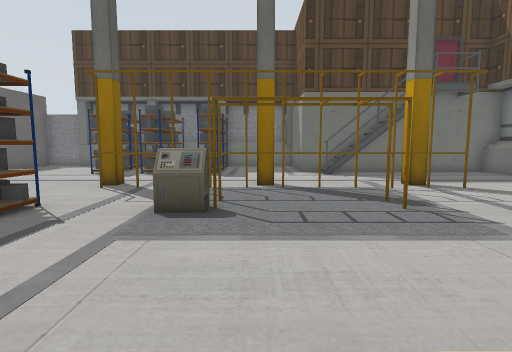
View 1 (above)

16 first-person views from a walk through a Gazebo world. The camera is 1.2 m above the floor, tilts 6° down and sees 80° across. The floor is counted in squares, 1 m on a side. Each view is taken from the middle of a square. On the plan, view 1 faces up. The plan holds only what a view shows up to about 13 squares ahead; the rest is blank. The robots in the file are not drawn. Some surface patterns are stand-ins.

View 2
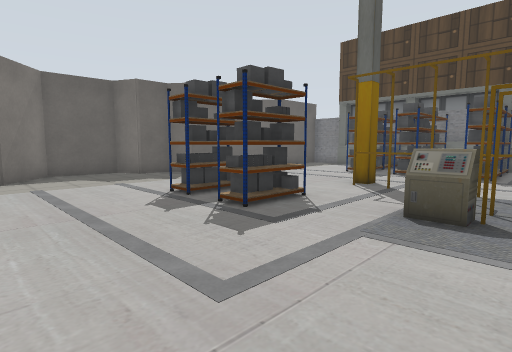

View 3
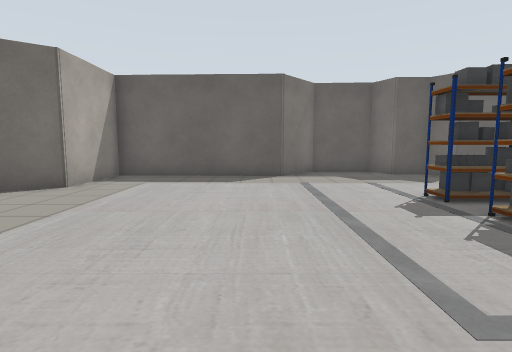

View 4
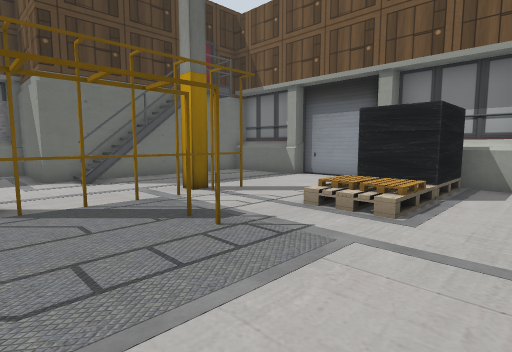

View 5
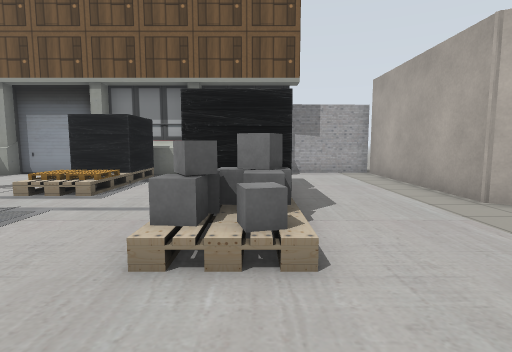

View 6
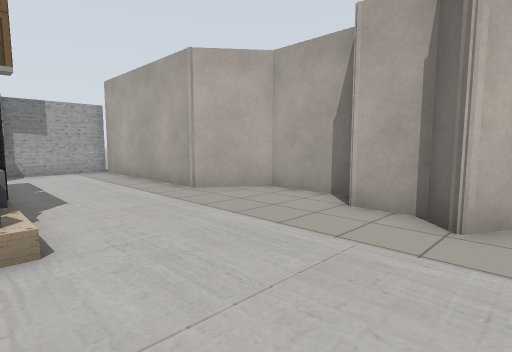

View 7
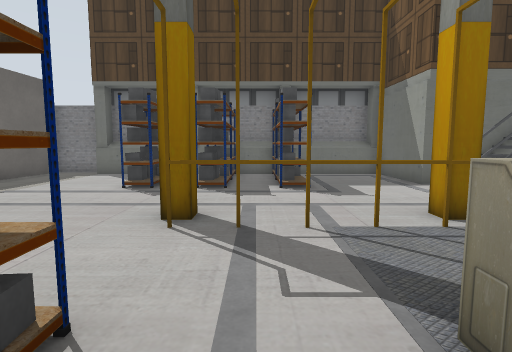

View 8
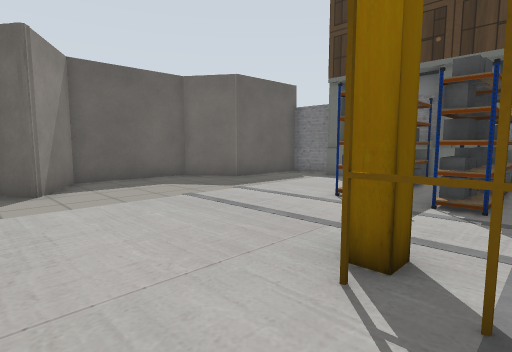

View 9
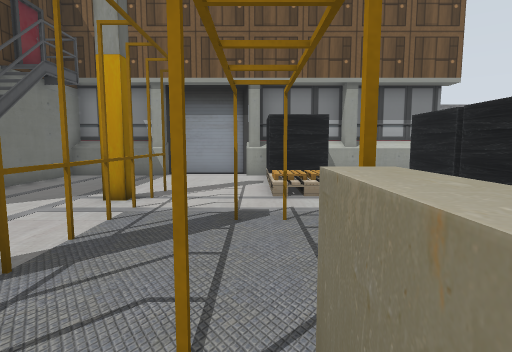

View 10
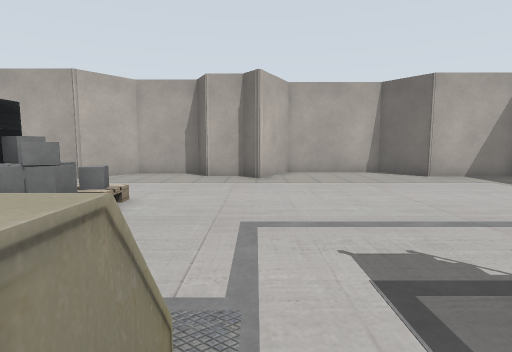

View 11
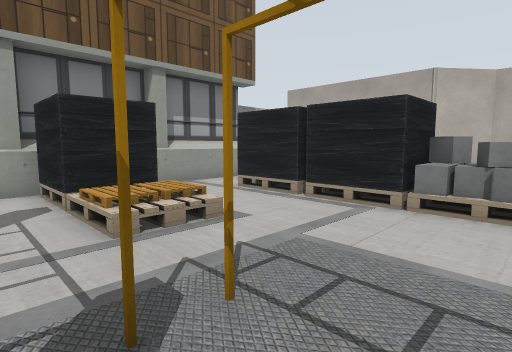

View 12
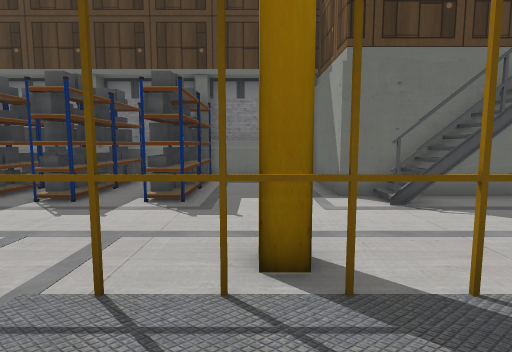

View 13
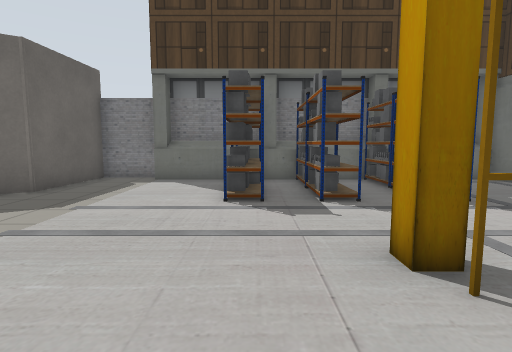

View 14
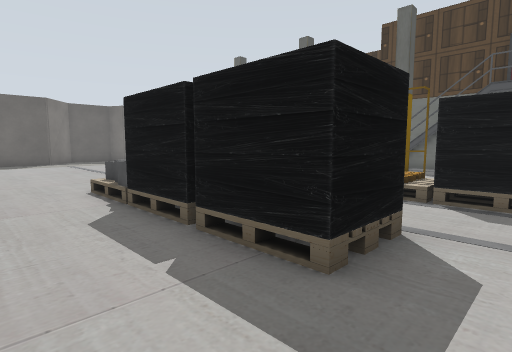

View 15
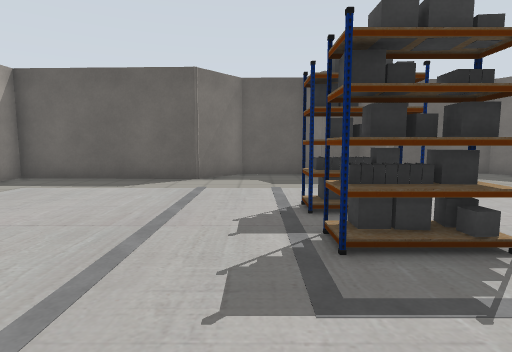

View 16
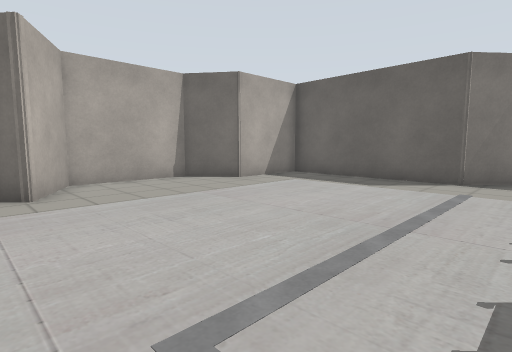

### Floor plan
Key: @ floor where view 1 was taken; # wall or solid block; . floor; = window, fence, low wall or low ledge; P yellow post; A pallet.
Columns run from 14 left of view 1 to 11 right of it. Each row starts with its distance up from view 1.
 17   ###############
 16   #.....#.#.#...#
 15   #.....#.#.#...#
 14  ##.....#.#.#...#
 13 ##......#.#.#...#########
 12 #................###....#
 11 #.......................#
 10 #.......................#
  9 #.........#...#....#....#
  8 ###.......PPPPPPPPPPP...#
  7   #.....................#
  6  ##..........P...P......#
  5  #.....####.==.....=A#=##
  4  #.....####........=A####
  3  #......................#
  2  #......................#
  1  ##............=######..#
  0   #...........@=##=#==..#
 -1   #.....................##
 -2   #......................#
 -3   #......................#
 -4   #......................#
 -5   #.........#.....########
 -6   #####....####..##
 -7       ######  ####

Positions as (right, up) in squares from view 1, and headings:
1: (0, 0), facing up
2: (0, 0), facing up-left
3: (0, 0), facing left
4: (0, 2), facing up-right
5: (-2, 0), facing right
6: (-3, 0), facing down-right
7: (-3, 4), facing up
8: (-3, 6), facing up-left
9: (-2, 6), facing right
10: (-2, 6), facing down
11: (1, 7), facing down-right
12: (0, 6), facing up
13: (-6, 6), facing up
14: (9, -3), facing up-left
15: (-1, 3), facing left
16: (-1, 3), facing down-left
